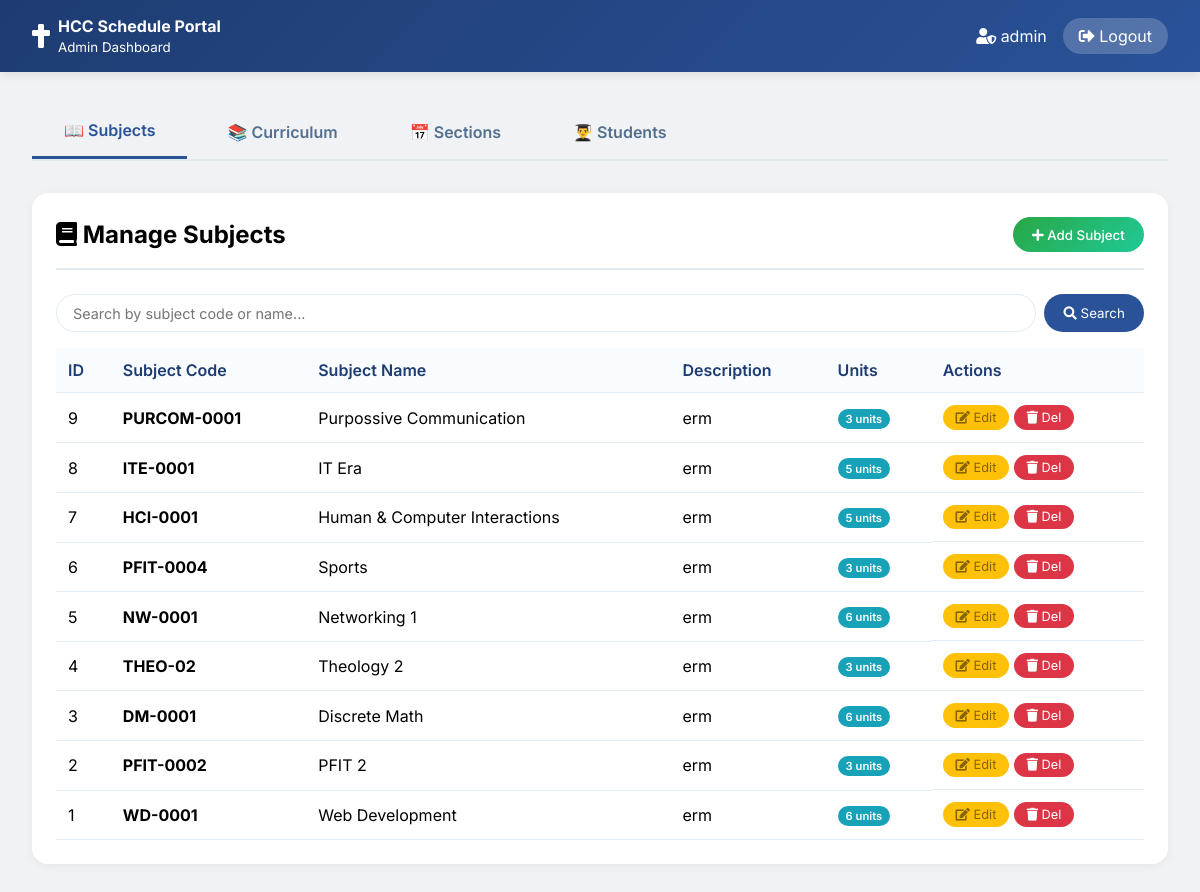
/admin_dashboard.php (signed in), run on the app's committed database.
### tables this page shows
CREATE TABLE `subjects` (
  `subject_id` int(11) NOT NULL,
  `subject_code` varchar(20) NOT NULL,
  `subject_name` varchar(100) NOT NULL,
  `description` text DEFAULT NULL,
  `units` int(11) NOT NULL CHECK (`units` > 0),
  `year_level` enum('1st Year','2nd Year','3rd Year','4th Year','5th Year') NOT NULL,
  `semester` enum('1st Semester','2nd Semester','Summer') NOT NULL,
  `course` varchar(100) NOT NULL
);

### admin_dashboard.php (the view, shortened to what this page needs)
<?php
$servername = "localhost";
$username = "root";
$password = "";
$dbname = "hcc_schedule";
$conn = new mysqli($servername, $username, $password, $dbname);
$admin_name = $_SESSION['admin_fullname'];
$subject_search = isset($_GET['subject_search']) ? $_GET['subject_search'] : '';
$subjects_sql = "SELECT * FROM subjects";
$subjects_sql .= " ORDER BY subject_id DESC";
$subjects_result = $conn->query($subjects_sql);
?>
<!DOCTYPE html>
<html lang="en">
<head>
  <link rel="stylesheet" href="https://use.fontawesome.com/releases/v5.15.4/css/all.css">
</head>
<body>
  <div class="admin-header">
    <div class="logo">
      <i class="fas fa-cross"></i>
      <div>
        <strong>HCC Schedule Portal</strong><br>
        <small>Admin Dashboard</small>
      </div>
    </div>
    <div class="admin-info">
      <span><i class="fas fa-user-shield"></i> <?php echo htmlspecialchars($admin_name); ?></span>
      <a href="admin_logout.php" class="logout-btn"><i class="fas fa-sign-out-alt"></i> Logout</a>
    </div>
  </div>
  <div class="container">
    <div class="tabs">
      <button class="tab-btn active" onclick="showTab('subjects', event)">📖 Subjects</button>
      <button class="tab-btn" onclick="showTab('curriculum', event)">📚 Curriculum</button>
      <button class="tab-btn" onclick="showTab('sections', event)">📅 Sections</button>
      <button class="tab-btn" onclick="showTab('students', event)">👨‍🎓 Students</button>
    </div>
    <div id="subjects-tab" class="tab-content active">
      <div class="card">
        <div class="card-header">
          <h2><i class="fas fa-book"></i> Manage Subjects</h2>
          <button class="btn-primary" onclick="openSubjectModal()"><i class="fas fa-plus"></i> Add Subject</button>
        </div>
        <form method="GET" action="" class="search-bar">
          <input type="text" name="subject_search" placeholder="Search by subject code or name..." value="<?php echo htmlspecialchars($subject_search); ?>">
          <button type="submit"><i class="fas fa-search"></i> Search</button>
        </form>
        <div class="table-container">
          <table>
            <thead>
              <tr>
                <th>ID</th>
                <th>Subject Code</th>
                <th>Subject Name</th>
                <th>Description</th>
                <th>Units</th>
                <th>Actions</th>
              </tr>
            </thead>
            <tbody>
              <?php if ($subjects_result && $subjects_result->num_rows > 0): ?>
                <?php while ($row = $subjects_result->fetch_assoc()): ?>
                  <tr>
                    <td><?php echo $row['subject_id']; ?></td>
                    <td><strong><?php echo htmlspecialchars($row['subject_code']); ?></strong></td>
                    <td><?php echo htmlspecialchars($row['subject_name']); ?></td>
                    <td><?php echo htmlspecialchars($row['description']); ?></td>
                    <td><span class="badge badge-info"><?php echo $row['units']; ?> units</span></td>
                    <td class="action-buttons">
                      <button class="btn-edit" onclick='editSubject(<?php echo json_encode($row); ?>)'><i class="fas fa-edit"></i> Edit</button>
                      <button class="btn-danger" onclick="deleteSubject(<?php echo $row['subject_id']; ?>)"><i class="fas fa-trash"></i> Del</button>
                    </td>
                  </tr>
                <?php endwhile; ?>
              <?php else: ?>
                <tr>
                  <td colspan="6" style="text-align: center; padding: 2rem;">No subjects found.</td>
                </tr>
              <?php endif; ?>
            </tbody>
          </table>
        </div>
      </div>
    </div>
  </div>
</body>
</html>

### admin_dashboard.php (style rules this page uses)
* { margin: 0; padding: 0; box-sizing: border-box; font-family: 'Inter', sans-serif; }
body { background: #f0f2f5; }
.admin-header { background: linear-gradient(135deg, #1e3c72 0%, #2a5298 100%); color: white; padding: 1rem 2rem; display: flex; justify-content: space-between; align-items: center; box-shadow: 0 2px 10px rgba(0,0,0,0.1); }
.logo { display: flex; align-items: center; gap: 0.5rem; }
.logo i { font-size: 1.5rem; }
.admin-info { display: flex; align-items: center; gap: 1rem; }
.logout-btn { background: rgba(255,255,255,0.2); color: white; padding: 0.5rem 1rem; border-radius: 50px; text-decoration: none; transition: all 0.2s; }
.container { max-width: 1400px; margin: 0 auto; padding: 2rem; }
.tabs { display: flex; gap: 0.5rem; margin-bottom: 2rem; border-bottom: 2px solid #e2eaf2; flex-wrap: wrap; }
.tab-btn { background: none; border: none; padding: 1rem 2rem; font-size: 1rem; font-weight: 600; cursor: pointer; color: #54708f; transition: all 0.2s; }
.tab-btn.active { color: #2a5298; border-bottom: 3px solid #2a5298; }
.tab-content { display: none; }
.tab-content.active { display: block; }
.card { background: white; border-radius: 1rem; padding: 1.5rem; margin-bottom: 2rem; box-shadow: 0 2px 10px rgba(0,0,0,0.05); }
.card-header { display: flex; justify-content: space-between; align-items: center; margin-bottom: 1.5rem; padding-bottom: 1rem; border-bottom: 2px solid #e2eaf2; flex-wrap: wrap; gap: 1rem; }
.btn-primary { background: linear-gradient(135deg, #28a745, #20c997); color: white; border: none; padding: 0.6rem 1.2rem; border-radius: 50px; cursor: pointer; font-weight: 500; }
.btn-danger { background: #dc3545; color: white; border: none; padding: 0.3rem 0.8rem; border-radius: 20px; cursor: pointer; font-size: 0.8rem; }
.btn-edit { background: #ffc107; color: #856404; border: none; padding: 0.3rem 0.8rem; border-radius: 20px; cursor: pointer; font-size: 0.8rem; }
table { width: 100%; border-collapse: collapse; }
th, td { padding: 0.75rem; text-align: left; border-bottom: 1px solid #e2eaf2; }
th { background: #f9fcff; font-weight: 600; color: #1e3c72; }
.search-bar { display: flex; gap: 0.5rem; margin-bottom: 1rem; }
.search-bar input { flex: 1; padding: 0.6rem 1rem; border: 1.5px solid #e2eaf2; border-radius: 50px; font-size: 0.9rem; }
.search-bar button { background: #2a5298; color: white; border: none; padding: 0.6rem 1.2rem; border-radius: 50px; cursor: pointer; }
.badge { display: inline-block; padding: 0.2rem 0.5rem; border-radius: 20px; font-size: 0.7rem; font-weight: 600; }
.badge-info { background: #17a2b8; color: white; }
.table-container { overflow-x: auto; }
.action-buttons { display: flex; gap: 0.3rem; flex-wrap: wrap; }

### data on the page
subjects: subject_id "9", subject_code "PURCOM-0001", subject_name "Purpossive Communication", description "erm", units "3"
subjects: subject_id "8", subject_code "ITE-0001", subject_name "IT Era", description "erm", units "5"
subjects: subject_id "7", subject_code "HCI-0001", subject_name "Human & Computer Interactions", description "erm", units "5"
subjects: subject_id "6", subject_code "PFIT-0004", subject_name "Sports", description "erm", units "3"
subjects: subject_id "5", subject_code "NW-0001", subject_name "Networking 1", description "erm", units "6"
subjects: subject_id "4", subject_code "THEO-02", subject_name "Theology 2", description "erm", units "3"
subjects: subject_id "3", subject_code "DM-0001", subject_name "Discrete Math", description "erm", units "6"
subjects: subject_id "2", subject_code "PFIT-0002", subject_name "PFIT 2", description "erm", units "3"
subjects: subject_id "1", subject_code "WD-0001", subject_name "Web Development", description "erm", units "6"

### other printed values
$admin_name "admin"
